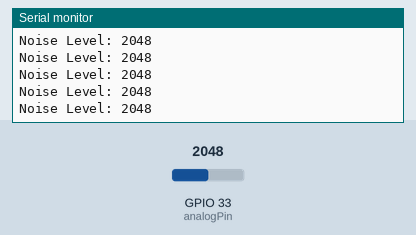
Simulated run of this sketch. Board: ESP32. Parts: the last lines printed to the serial monitor. The test bench sets the inputs (shaded band); at power-on: GPIO 33 (analogPin) = 2048.

Above: at 2.2 s.
2.3 s: GPIO 33 (analogPin) set to 1560
At 2.31 s:
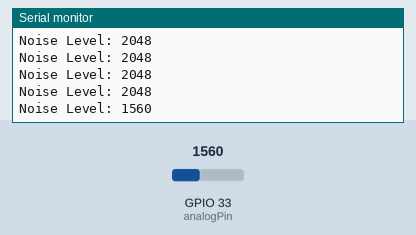
3.8 s: GPIO 33 (analogPin) set to 1640
At 3.81 s:
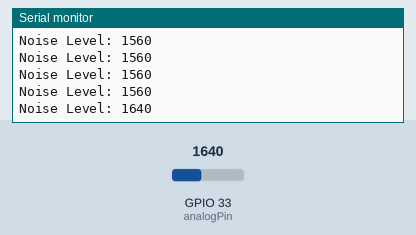
Timing chart, 0 to 6.8 s (numbered marks = the images above; inputs shaded):
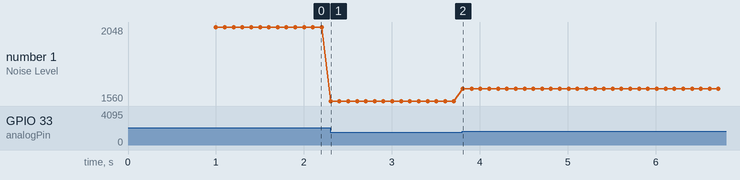

Measured:
- after the input at 2.3 s, the serial monitor: prints a new line at once (image 1)
- after the input at 3.8 s, the serial monitor: prints a new line at once (image 2)
- plotted number 1: 2048 → 1560 after the input at 2.3 s, 1560 → 1640 after the input at 3.8 s

The sketch:

max4466.ino
```cpp
const int analogPin = 33; // Analog pin for MAX4466 output
const int threshold = 1600; // Adjust this threshold based on your requirements

void setup() {
  Serial.begin(115200);
  delay(1000);
}

void loop() {
  // Read analog value from the MAX4466
  int noiseLevel = analogRead(analogPin);

  // Print the noise level
  Serial.print("Noise Level: ");
  Serial.println(noiseLevel);

  // Check if the noise level exceeds the threshold
  if (noiseLevel < threshold) {
    //Serial.println("Noise detected!");
    // You can add additional actions or trigger events here when noise is detected
  }

  delay(100); // Adjust the delay based on your monitoring frequency
}
```
